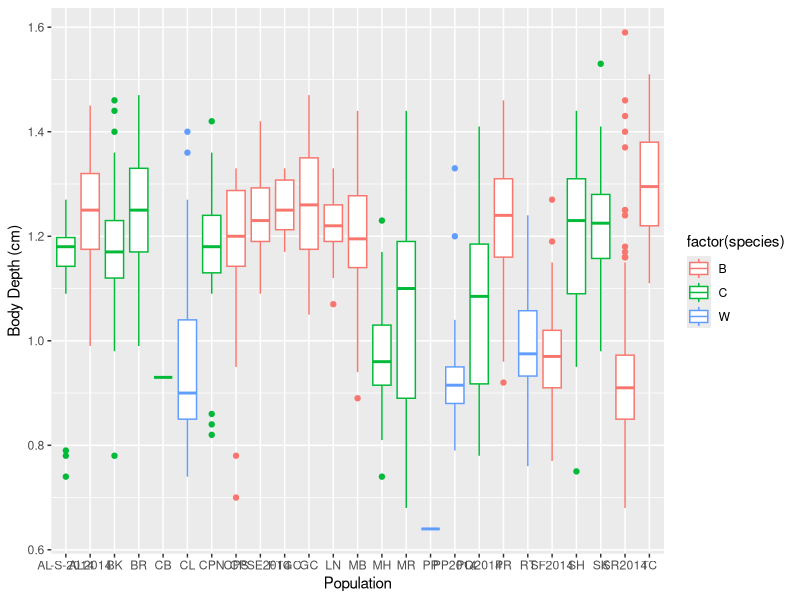
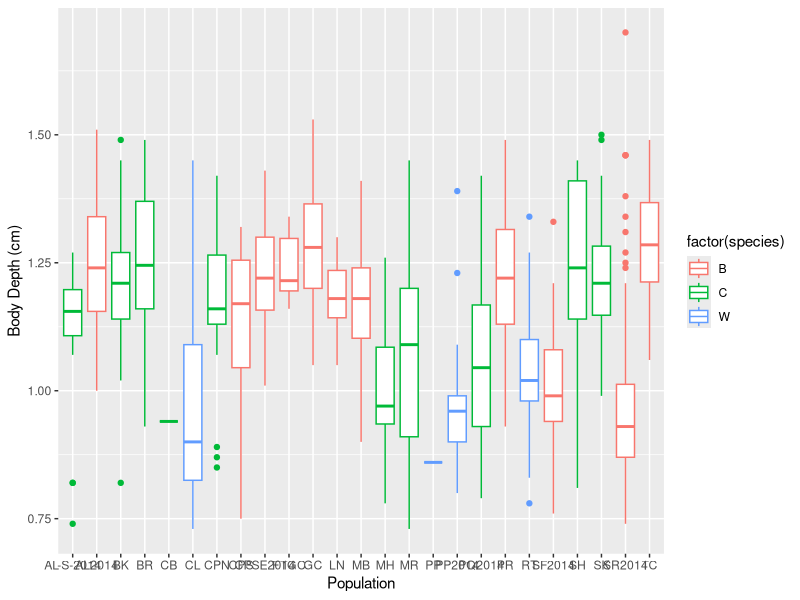
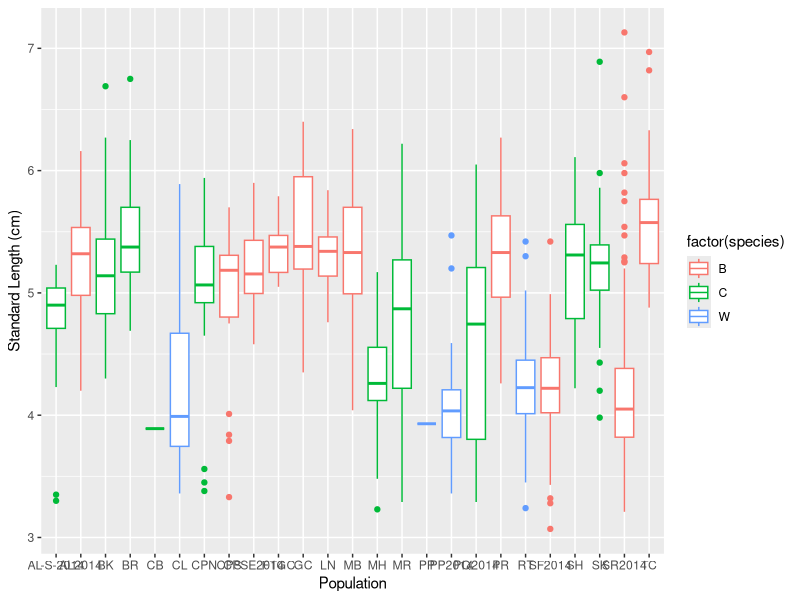
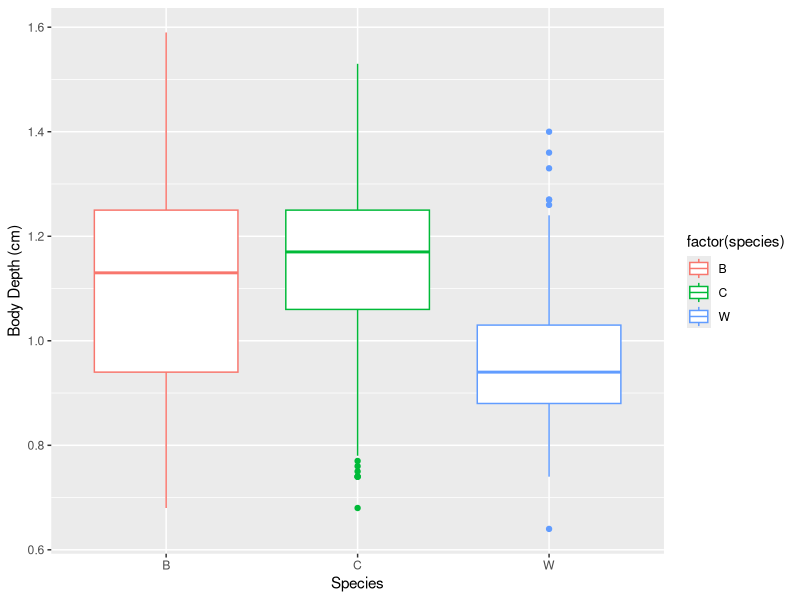
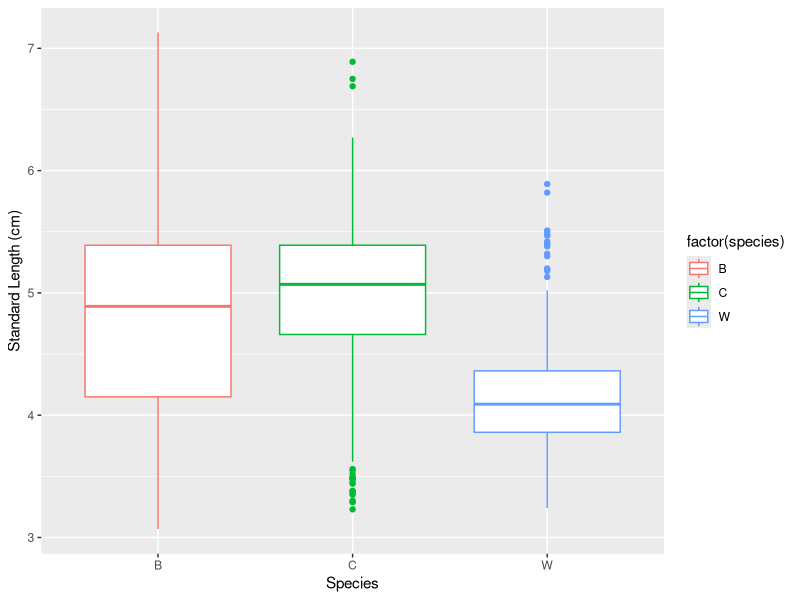
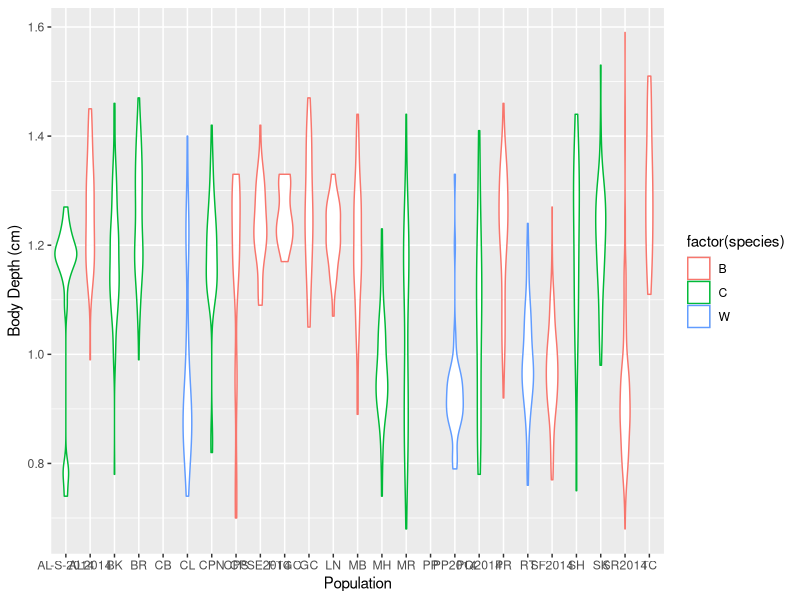
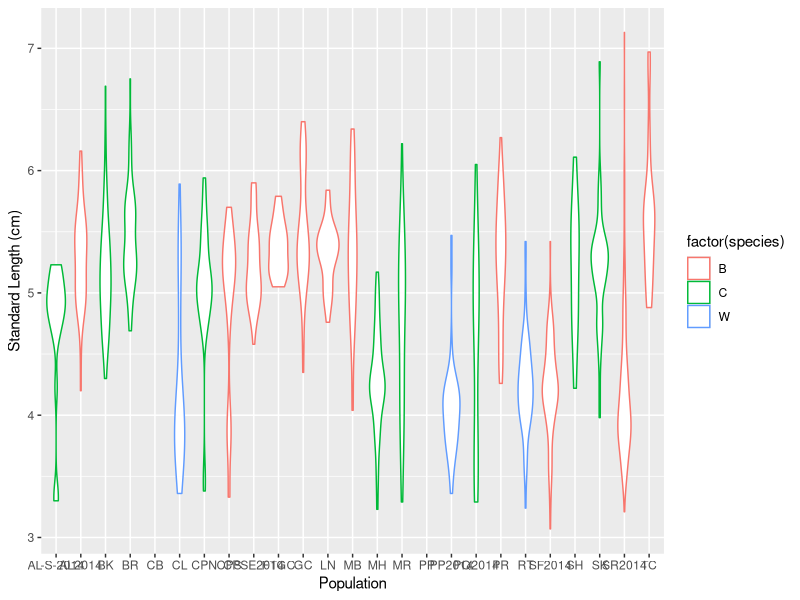
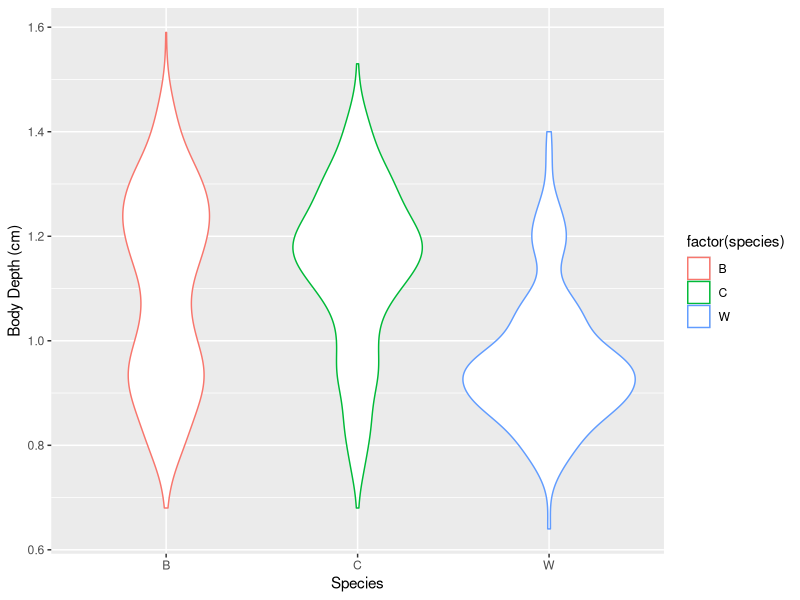

Write the R code that produced these figures, in order. (Note: this script raises an error after producing the figures.)
##Initial White Stickleback analysis and graphs##


data<-read.csv("EastCoastMorphometrics2015.csv")
data<-as.data.frame(data) #it was displaying as a function instead of a data frame?
class(data)
View(data)

species<-data$species
population<-data$population
depth.1<-data$depth.1
depth.2<-data$depth.2
SL<-data$std.length

library(ggplot2)


##GRAPHS##
#Body Depth by Population
BDP<-ggplot(data, aes(population, depth.1, colour=factor(species))) + xlab("Population") + ylab("Body Depth (cm)")
BDP + geom_boxplot()
                   
BDP + geom_boxplot(aes(population, depth.2)) #Both depth measurements show the same pattern.
  #First measurement is likely more reliable, as ventral spines (or whatever they're called) sometimes obscured the body measurement from the second spine

#Standard Length by Population
SLP<-ggplot(data, aes(population, SL, colour=factor(species))) + xlab("Population") + ylab("Standard Length (cm)")
SLP + geom_boxplot()

#Body Depth by White or Common individuals
BDW<-ggplot(data, aes(species, depth.1, colour=factor(species))) + xlab("Species") + ylab("Body Depth (cm)")
BDW + geom_boxplot() #lookin' good

#Standard Length by White or Common individuals
SLW<-ggplot(data, aes(species, SL, colour=factor(species))) + xlab("Species") + ylab("Standard Length (cm)")
SLW + geom_boxplot() #no difference...


#Bimodal (violin distribution) visual with Body Depth for each population
BDVP<-ggplot(data, aes(population, depth.1, color=factor(species))) + xlab("Population") + ylab("Body Depth (cm)")
BDVP + geom_violin()

#Bimodal (violin distribution) visual with Standard Length for each population
SLVP<-ggplot(data, aes(population, SL, color=factor(species))) + xlab("Population") + ylab("Standard Length (cm)")
SLVP + geom_violin()

#Violin plot for Body Depth by species (extra, out of interest)
BDVW<-ggplot(data, aes(species, depth.1, color=factor(species))) + xlab("Species") + ylab("Body Depth (cm)")
BDVW + geom_violin() #cool because BOTH shows bimodal distribution, others not so much



##HYPOTHESES TESTING## 

#constructing a data frame of averages...
popsummary<-aggregate(SL, by=list(population), FUN='mean')
names(popsummary)[names(popsummary)=="Group.1"]<-"Population"
names(popsummary)[names(popsummary)=="x"]<-"Avg.SL"
depth.means<-aggregate(depth.1, by=list(population), FUN="mean")
popsummary[,"Avg.depth"]<-depth.means$x
species.agg<-aggregate(species, by=list(population), FUN="unique")
popsummary[,"Species"]<-species.agg$x
popsummary<-popsummary[c(1,4,2,3)]
View(popsummary) #woot woot 

#one way ANOVA: mean by population Standard Length for White/Common/Both
SLANOVA.AVGS<-aov(popsummary$Avg.SL~popsummary$Species)
summary(SLANOVA.AVGS) #F=0.156, p>0.856, DF=2

#one way ANOVA: mean by pop. Body Depth for White/Common/Both
BDANOVA.AVGS<-aov(popsummary$Avg.depth~popsummary$Species)
summary(BDANOVA.AVGS) #F=5.556, p>0.012*, DF=2
TukeyHSD(BDANOVA.AVGS) #Common and Both are not significantly different, but White species is significantly different from both others


#test for bimodaltiy by population: normal with p value and bimodal test if not normal
#done with body depth since this value was the one with significant differences 

#Use Shapiro Wilk Test for normality (adding values to data sheet)
normaltest<-aggregate(depth.1, by=list(population), FUN="shapiro.test")
normaltest<-normaltest[,2]
normaltest<-as.data.frame(normaltest)
normaltest$statistic<-as.numeric(normaltest$statistic)
normaltest$p.value<-as.numeric(normaltest$p.value)

popsummary[,"W"]<-normaltest$statistic
popsummary[,"W.p.value"]<-normaltest$p.value
popsummary[,"Normal"]<-NULL

for(i in 1:nrow(popsummary)) {
  x1<-popsummary[i,"W.p.value"]
  if((x1<0.05)==TRUE){
    popsummary[i,"Normal"]<-"Y"
  } else {
    popsummary[i,"Normal"]<-"N"
  }}

View(popsummary)

#Test bimodality for values failing the Normality test: Diptest for Unimodality 
library(diptest) 

diptest<-aggregate(depth.1, by=list(population), FUN="dip.test")
diptest<-diptest[,2]
diptest<-as.data.frame(diptest)
diptest$statistic<-as.numeric(diptest$statistic)
diptest$p.value<-as.numeric(diptest$statistic) #changing class from list to numeric changes p value??

popsummary[,"D"]<-diptest$statistic
popsummary[,"D.p.value"]<-diptest$p.value
View(popsummary)

popsummary[,"Unimodal"]<-NULL

for(i in 1:nrow(popsummary)) {
  x2<-popsummary[i,"D.p.value"]
  x3<-popsummary[i,"Normal"]
  if(x3=="N"){
  if((x2<0.05)==TRUE){
    popsummary[i,"Unimodal"]<-"N"
  }}}
for(i in 1:nrow(popsummary)) {
  x2<-popsummary[i,"D.p.value"]
  x3<-popsummary[i,"Normal"]
  if(x3=="N"){
    if((x2>0.05)==TRUE){
      popsummary[i,"Unimodal"]<-"Y"
    }}}

write.csv(popsummary,file="WhiteStickelBackAnalysisSummary.csv")

remove(list=ls()) 
